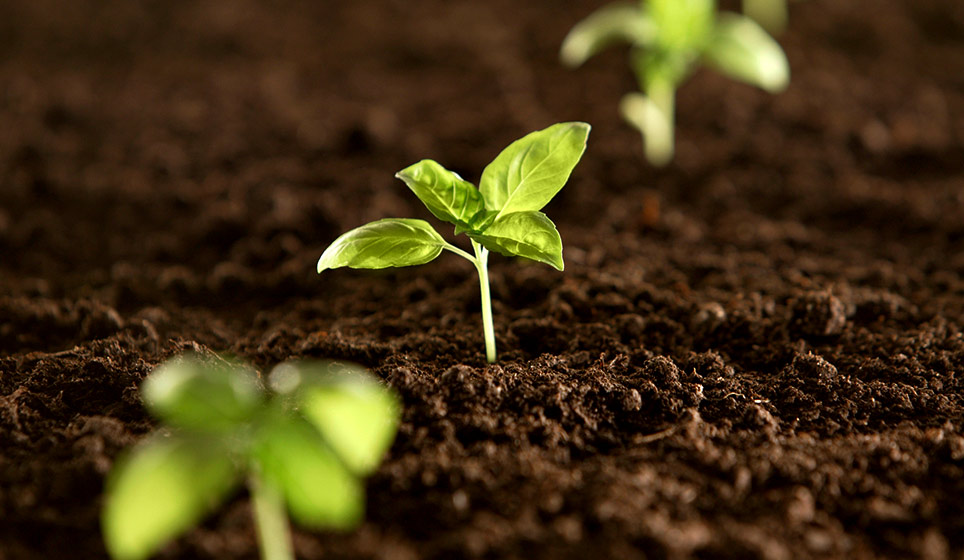
#> input picture test_image.jpg, 964 x 560 px
$ python color-detection.py
#> lines starting #> are read from the running program, lines starting #| are printed output that depends on the picture; after the words box and inside, x2 and y2 are one past the last pixel; in counts of white or black regions, pixels touching at a corner belong together
#> the answer given: ../test_image.jpg
from tkinter import filedialog
from tkinter import *
import numpy as np
import cv2
from pathlib import Path
import os

# set global parameters
WHITE = np.array([255, 255, 255])
BLACK = np.array([0, 0, 0])
RED = np.array([255, 0, 0])
GREEN = np.array([0, 255, 0])


def get_filters(filename):
#> called with filename = '../test_image.jpg'
    frame = cv2.imread(str(filename), flags=cv2.IMREAD_COLOR)
#> frame is the input picture: shape (560, 964, 3); mean B, G, R 19.9, 50.1, 66.6

    hsv = cv2.cvtColor(frame, cv2.COLOR_BGR2HSV)
#> hsv: shape (560, 964, 3); mean H, S, V 17.7, 200, 68.6

    lower_black = np.array([50, 50, 50], dtype="uint16")
    upper_black = np.array([100, 255, 100], dtype="uint16")
    black_mask = cv2.inRange(hsv, lower_black, upper_black)
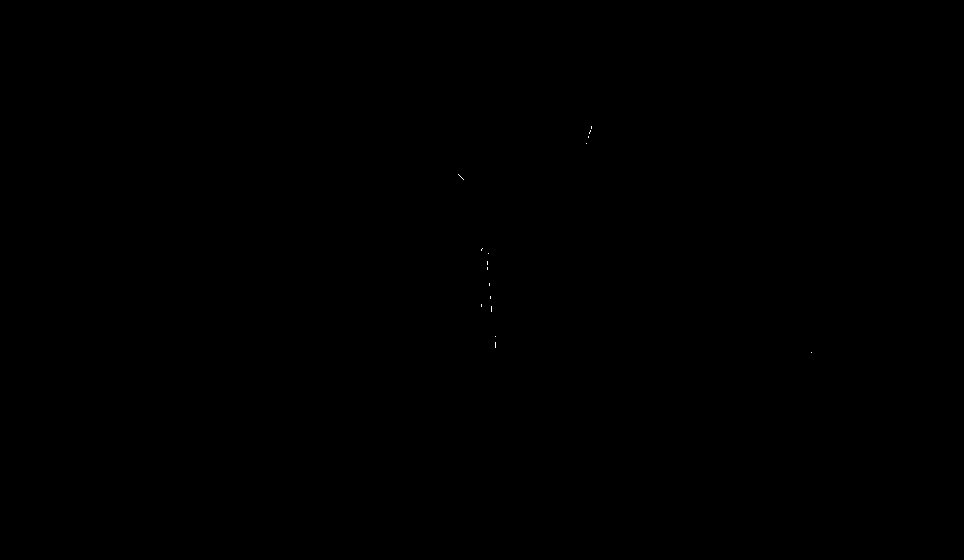
#> black_mask: shape (560, 964); 0.01% white in thin lines or dots, all inside (x1, y1, x2, y2) = (458, 126, 812, 353)

    lower_white = np.array([100, 100, 100], dtype="uint16")
    upper_white = np.array([255, 255, 255], dtype="uint16")
    white_mask = cv2.inRange(hsv, lower_white, upper_white)
#> white_mask: shape (560, 964); every value is 0

    return frame, black_mask, white_mask


def change_color(mask1, color1, mask2, colo2):
    img = np.zeros((mask1.shape[0], mask1.shape[1], 3))
    img[np.where(mask1 == 255)] = color1
    # img[np.where(mask2 == 255)] = colo2
    return img


root = Tk()
root.filename = filedialog.askopenfilename(initialdir="/home/zaher", title="Select file",
                                           filetypes=(("jpeg files", "*.jpg"), ("all files", "*.*")))

frame, black_mask, white_mask = get_filters(root.filename)
cv2.imshow("orogila", frame)
cv2.imshow("filter", change_color(mask1=black_mask, color1=RED, mask2=white_mask, colo2=GREEN))
cv2.waitKey(0)
# [16 lines of commented-out code are left out]
